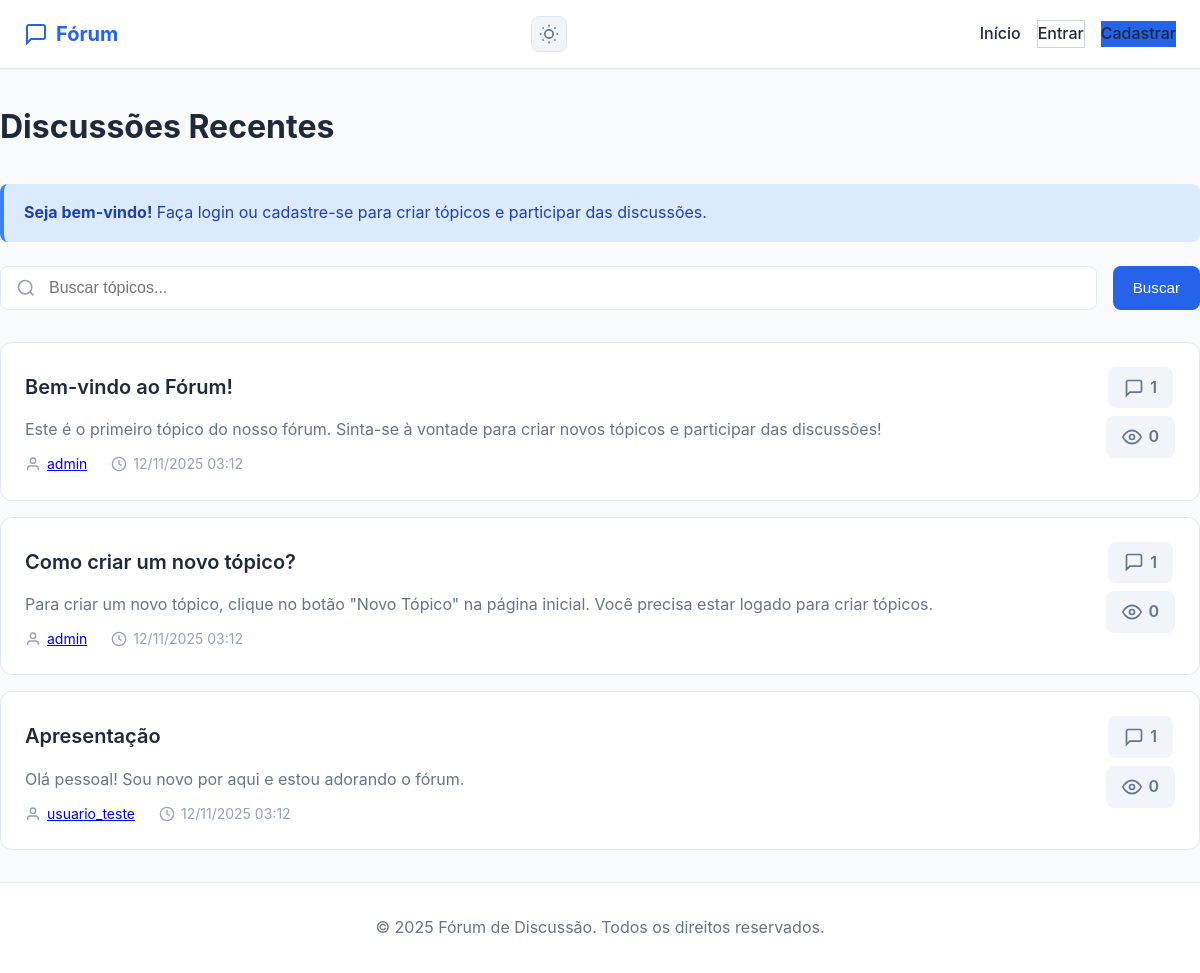
The page / on the database its author committed.
### tables this page shows
CREATE TABLE topicos (
    id INT AUTO_INCREMENT PRIMARY KEY,
    id_usuario INT NOT NULL,
    titulo VARCHAR(200) NOT NULL,
    conteudo TEXT NOT NULL,
    visualizacoes INT DEFAULT 0,
    data_criacao DATETIME DEFAULT CURRENT_TIMESTAMP,
    FOREIGN KEY (id_usuario) REFERENCES usuarios(id) ON DELETE CASCADE,
    INDEX idx_data_criacao (data_criacao DESC),
    INDEX idx_usuario (id_usuario)
);

CREATE TABLE usuarios (
    id INT AUTO_INCREMENT PRIMARY KEY,
    nome_usuario VARCHAR(50) UNIQUE NOT NULL,
    email VARCHAR(100) UNIQUE NOT NULL,
    senha_hash VARCHAR(255) NOT NULL,
    data_cadastro DATETIME DEFAULT CURRENT_TIMESTAMP,
    INDEX idx_email (email),
    INDEX idx_nome_usuario (nome_usuario)
);

### config.php (called while the page is built, shortened)
<?php
function limparInput($data) {
    $data = trim($data);
    $data = stripslashes($data);
    $data = htmlspecialchars($data, ENT_QUOTES, 'UTF-8');
    return $data;
}
function estaLogado() {
    return isset($_SESSION['user_id']) && !empty($_SESSION['user_id']);
}
?>

### index.php (the view, shortened to what this page needs)
<?php
require_once 'config.php';
$topicos_por_pagina = 10;
$pagina_atual = isset($_GET['pagina']) ? max(1, intval($_GET['pagina'])) : 1;
$offset = ($pagina_atual - 1) * $topicos_por_pagina;
$busca = isset($_GET['busca']) ? limparInput($_GET['busca']) : '';
$where = '';
$params = [];
$types = '';
$conn = conectarDB();
$sql = "SELECT t.id, t.titulo, t.conteudo, t.data_criacao, t.visualizacoes,
               u.nome_usuario, u.id as id_autor,
               (SELECT COUNT(*) FROM respostas WHERE id_topico = t.id) as total_respostas
        FROM topicos t
        INNER JOIN usuarios u ON t.id_usuario = u.id
        $where
        ORDER BY t.data_criacao DESC
        LIMIT ? OFFSET ?";
$stmt = $conn->prepare($sql);
if (!empty($params)) {
    $params[] = $topicos_por_pagina;
    $params[] = $offset;
    $types .= 'ii';
    $stmt->bind_param($types, ...$params);
} else {
    $stmt->bind_param("ii", $topicos_por_pagina, $offset);
}
$stmt->execute();
$resultado = $stmt->get_result();
include 'includes/header.php';
?>
<div class="page-header">
    <h1>Discussões Recentes</h1>
</div>
<?php if (!estaLogado()): ?>
    <div class="alert alert-info">
        <strong>Seja bem-vindo!</strong> Faça login ou cadastre-se para criar tópicos e participar das discussões.
    </div>
<?php endif; ?>
<div class="search-bar">
    <form method="GET" action="" class="search-form">
        <div class="search-input-group">
            <svg width="20" height="20" viewBox="0 0 24 24" fill="none" stroke="currentColor" stroke-width="2">
                <circle cx="11" cy="11" r="8"></circle>
                <path d="m21 21-4.35-4.35"></path>
            </svg>
            <input
                type="text"
                name="busca"
                placeholder="Buscar tópicos..."
                value="<?php echo htmlspecialchars($busca); ?>"
            >
        </div>
        <button type="submit" class="btn btn-primary">Buscar</button>
    </form>
</div>
<div class="topicos-lista">
    <?php if ($resultado && $resultado->num_rows > 0): ?>
        <?php while ($topico = $resultado->fetch_assoc()): ?>
            <div class="topico-card">
                <div class="topico-info">
                    <h2 class="topico-titulo">
                        <a href="/forum/topicos/ver.php?id=<?php echo $topico['id']; ?>">
                            <?php echo limparInput($topico['titulo']); ?>
                        </a>
                    </h2>
                    <p class="topico-preview">
                        <?php
                        $preview = limparInput($topico['conteudo']);
                        echo strlen($preview) > 150 ? substr($preview, 0, 150) . '...' : $preview;
                        ?>
                    </p>
                    <div class="topico-meta">
                        <span class="autor">
                            <svg width="16" height="16" viewBox="0 0 24 24" fill="none" stroke="currentColor" stroke-width="2">
                                <path d="M20 21v-2a4 4 0 0 0-4-4H8a4 4 0 0 0-4 4v2"></path>
                                <circle cx="12" cy="7" r="4"></circle>
                            </svg>
                            <a href="/forum/usuario/perfil.php?id=<?php echo $topico['id_autor']; ?>">
                                <?php echo limparInput($topico['nome_usuario']); ?>
                            </a>
                        </span>
                        <span class="data">
                            <svg width="16" height="16" viewBox="0 0 24 24" fill="none" stroke="currentColor" stroke-width="2">
                                <circle cx="12" cy="12" r="10"></circle>
                                <polyline points="12 6 12 12 16 14"></polyline>
                            </svg>
                            <?php
                            $data = new DateTime($topico['data_criacao']);
                            echo $data->format('d/m/Y H:i');
                            ?>
                        </span>
                    </div>
                </div>
                <div class="topico-stats">
                    <div class="stat">
                        <svg width="20" height="20" viewBox="0 0 24 24" fill="none" stroke="currentColor" stroke-width="2">
                            <path d="M21 15a2 2 0 0 1-2 2H7l-4 4V5a2 2 0 0 1 2-2h14a2 2 0 0 1 2 2z"></path>
                        </svg>
                        <span><?php echo $topico['total_respostas']; ?></span>
                    </div>
                    <div class="stat">
                        <svg width="20" height="20" viewBox="0 0 24 24" fill="none" stroke="currentColor" stroke-width="2">
                            <path d="M1 12s4-8 11-8 11 8 11 8-4 8-11 8-11-8-11-8z"></path>
                            <circle cx="12" cy="12" r="3"></circle>
                        </svg>
                        <span><?php echo $topico['visualizacoes']; ?></span>
                    </div>
                </div>
            </div>
        <?php endwhile; ?>
    <?php endif; ?>
</div>
<?php
include 'includes/footer.php';
?>

### assets/css/style.css (style rules this page uses)
* { margin: 0; padding: 0; box-sizing: border-box; }
:root { --primary: #2563eb; --primary-hover: #1d4ed8; --secondary: #64748b; --success: #10b981; --danger: #ef4444; --warning: #f59e0b; --info: #3b82f6; --bg-main: #f8fafc; --bg-card: #ffffff; --bg-hover: #f1f5f9; --text-primary: #1e293b; --text-secondary: #64748b; --text-light: #94a3b8; --border: #e2e8f0; --border-dark: #cbd5e1; --shadow-sm: 0 1px 2px 0 rgba(0, 0, 0, 0.05); --shadow-md: 0 4px 6px -1px rgba(0, 0, 0, 0.1); --shadow-lg: 0 10px 15px -3px rgba(0, 0, 0, 0.1); --radius-sm: 6px; --radius-md: 8px; --radius-lg: 12px; }
body { font-family: -apple-system, BlinkMacSystemFont, 'Segoe UI', Roboto, 'Helvetica Neue', Arial, sans-serif; background: var(--bg-main); color: var(--text-primary); line-height: 1.6; min-height: 100vh; display: flex; flex-direction: column; transition: background 0.3s, color 0.3s; }
.page-header { display: flex; justify-content: space-between; align-items: center; margin-bottom: 2rem; }
.page-header h1 { font-size: 2rem; color: var(--text-primary); }
.btn { display: inline-flex; align-items: center; gap: 0.5rem; padding: 0.625rem 1.25rem; font-size: 0.95rem; font-weight: 500; border-radius: var(--radius-md); border: none; cursor: pointer; text-decoration: none; transition: all 0.2s; }
.btn-primary { background: var(--primary); color: white; }
.alert { padding: 1rem 1.25rem; border-radius: var(--radius-md); margin-bottom: 1.5rem; border-left: 4px solid; }
.alert-info { background: #dbeafe; border-color: var(--info); color: #1e40af; }
.topicos-lista { display: flex; flex-direction: column; gap: 1rem; }
.topico-card { background: var(--bg-card); border: 1px solid var(--border); border-radius: var(--radius-lg); padding: 1.5rem; display: flex; justify-content: space-between; align-items: flex-start; transition: all 0.2s; }
.topico-info { flex: 1; }
.topico-titulo { margin-bottom: 0.75rem; }
.topico-titulo a { color: var(--text-primary); text-decoration: none; font-size: 1.25rem; font-weight: 600; transition: color 0.2s; }
.topico-preview { color: var(--text-secondary); margin-bottom: 0.75rem; line-height: 1.5; }
.topico-meta { display: flex; gap: 1.5rem; font-size: 0.875rem; color: var(--text-light); }
.topico-meta span { display: flex; align-items: center; gap: 0.375rem; }
.topico-stats { display: flex; flex-direction: column; align-items: center; gap: 0.5rem; }
.stat { display: flex; align-items: center; gap: 0.375rem; padding: 0.5rem 1rem; background: var(--bg-hover); border-radius: var(--radius-md); color: var(--text-secondary); font-weight: 600; }
.search-bar { margin-bottom: 2rem; }
.search-form { display: flex; gap: 1rem; }
.search-input-group { flex: 1; position: relative; display: flex; align-items: center; }
.search-input-group svg:first-child { position: absolute; left: 1rem; color: var(--text-light); }
.search-input-group input { width: 100%; padding: 0.75rem 3rem 0.75rem 3rem; border: 1px solid var(--border); border-radius: var(--radius-md); font-size: 1rem; transition: all 0.2s; }

### rows shown on the page
topicos: titulo "Bem-vindo ao Fórum!", conteudo "Este é o primeiro tópico do nosso fórum. Sinta-se à vontade para criar novos tópicos e participar das discussões!", id_usuario.nome_usuario "admin", data_criacao "12/11/2025 03:12", total_respostas "1", visualizacoes "0"
topicos: titulo "Como criar um novo tópico?", conteudo "Para criar um novo tópico, clique no botão \"Novo Tópico\" na página inicial. Você precisa estar logado para criar tópicos.", id_usuario.nome_usuario "admin", data_criacao "12/11/2025 03:12", total_respostas "1", visualizacoes "0"
topicos: titulo "Apresentação", conteudo "Olá pessoal! Sou novo por aqui e estou adorando o fórum.", id_usuario.nome_usuario "usuario_teste", data_criacao "12/11/2025 03:12", total_respostas "1", visualizacoes "0"
